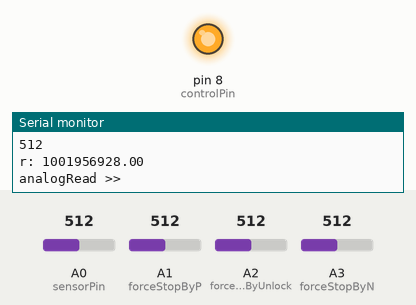
Bench run of a sketch on a simulated Arduino Uno, built with avr-gcc and run on an emulated ATmega328P. On the bench: output pins drawn as LEDs (lit = HIGH), the last lines printed to the serial monitor. Inputs (shaded band) come from the test bench; at power-on: A0 (sensorPin) = 512, A1 (forceStopByP) = 512, A2 (forceStopByUnlock) = 512, A3 (forceStopByN) = 512.

Above: at 1.8 s.
1.9 s: A0 (sensorPin) set to 823
3.4 s: A0 (sensorPin) set to 845
At 7.3 s:
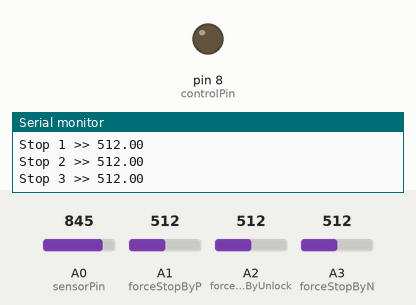
Timing chart, 0 to 8.8 s (numbered marks = the images above; inputs shaded):
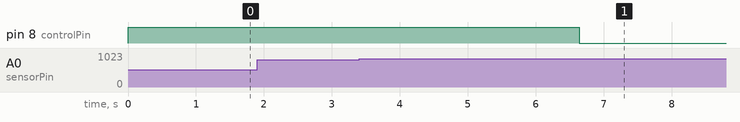

The sketch:

CarShifterControl.ino
```cpp
const int controlPin = 8;  // Digital pin 8 will be called 'pin8'
const int forceStopByP = A1;  // Analog input pin will be called 'A1'
const int forceStopByUnlock = A2;  // Analog input pin will be called 'A2'
const int forceStopByN = A3;  // Analog input pin will be called 'A3'
const int sensorPin = A0;  // Analog input pin that senses Vout
int sensorValue = 0;       // sensorPin default value
float Vin = 5;             // Input voltage
float Vout = 0;            // Vout default value
float Rref = 1000000000;          // Reference resistor's value in ohms (you can give this value in kiloohms or megaohms - the resistance of the tested resistor will be given in the same units)
float R = 0;               // Tested resistors default value
float minValue = 0;    // Value of resistor when press shifters +
float maxValue = 0;// Value of resistor when press shifters -
unsigned long started = 0;
unsigned long timeout = 15000; // Manual shifters will be off after 15 seconds
boolean inited = false;
void setup ()
{
  Serial.begin(9600);      // Initialize serial communications at 9600 bps
  pinMode(controlPin, OUTPUT);
  pinMode(forceStopByP, INPUT_PULLUP);
  pinMode(forceStopByUnlock, INPUT_PULLUP);
  pinMode(forceStopByN, INPUT_PULLUP);
  digitalWrite(controlPin, HIGH);
}

float getResistor() {
  sensorValue = analogRead(sensorPin);  // Read Vout on analog input pin A0 (Arduino can sense from 0-1023, 1023 is 5V)
  Serial.println("analogRead >> ");
  Serial.println(sensorValue);
  Vout = (Vin * sensorValue) / 1023;    // Convert Vout to volts
  if (Vout != Vin) {
    float r = Rref * (1 / ((Vin / Vout) - 1));  // Formula to calculate tested resistor's value
    Serial.print("r: ");
    Serial.println(r);                    // Give calculated resistance in Serial Monitor
    return r;
  }
  return 0;
}

void getStarting() {
  delay(1000); //delay one seconds before get max and min value
  Serial.println("delay one seconds before get max and min value");
  for (int i = 0; i < 100; i++) {
    float r = getResistor();
    if (maxValue == 0 || maxValue < r) {
      maxValue = r;
    }
    if (minValue == 0 || minValue > r) {
      minValue = r;
    }
    delay(50);
  }
  Serial.println("maxValue >> ");
  Serial.println(maxValue);
  Serial.println("minValue >> ");
  Serial.println(minValue);
  delay(500); // Delay in 500(1/2s) milliseconds before processing
  inited = true;
}

void loop ()
{
  if (inited == false) {
    getStarting();
  }
  R = getResistor();
  Serial.print("R in loop ");
  Serial.println(R);

  Serial.print("Control pin state is: ");
  Serial.println(digitalRead(controlPin));
  //check if pess shifters +/-
  if (R != 0 && (R <= minValue || R >= maxValue)) {
    Serial.println("Start control");
    started = millis();
    digitalWrite(controlPin, LOW);
  }
  //check timeout
  if (started > 0) {
    float forceStop1 = analogRead(forceStopByP);
    Serial.print("Stop 1 >> ");
    Serial.println(forceStop1);
    float forceStop2 = analogRead(forceStopByUnlock);
    Serial.print("Stop 2 >> ");
    Serial.println(forceStop2);
    float forceStop3 = analogRead(forceStopByN);
    Serial.print("Stop 3 >> ");
    Serial.println(forceStop3);

    long now = millis();
    long elapsed = now - started;
    if (elapsed > timeout) {
      Serial.println("Stop control");
      digitalWrite(controlPin, HIGH);
      started = 0;
    }
  }
  delay(100); // Delay in milliseconds between reeds
}
```

Measured:
- the behaviour switches between 829 and 830 on A0 (sensorPin) (found by bisection; images 0 and 1)
